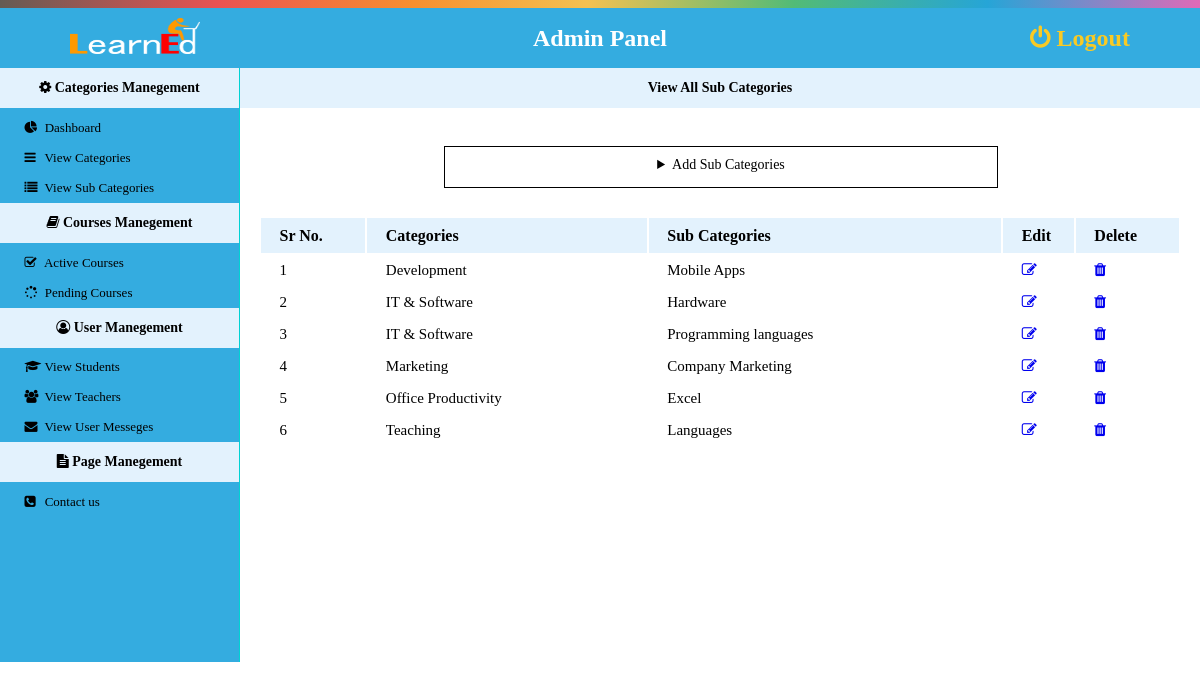
Page /admin/index.php?sub_cat (signed in) on the committed database.
### tables this page shows
CREATE TABLE `sub_cat` (
  `sub_cat_id` int(11) NOT NULL,
  `sub_cat_name` text NOT NULL,
  `cat_id` int(11) NOT NULL
);

CREATE TABLE `cat` (
  `cat_id` int(10) NOT NULL,
  `cat_name` text NOT NULL
);

### admin/inc/function.php (the view, shortened to what this page needs)
<?php
	function view_sub_cat(){
		include("inc/db.php");
		$get_cat=$con->prepare("select sc.*,c.cat_name from sub_cat AS sc,cat AS c where c.cat_id=sc.cat_id order by c.cat_name ASC,sc.sub_cat_name ASC");
		$get_cat->execute();
		$i=1;
		while ($row=$get_cat->fetch(PDO::FETCH_ASSOC)):
		echo"<tr>
				<td>".$i++."</td>
				<td>".$row['cat_name']."</td>
				<td>".$row['sub_cat_name']."</td>
				<td><a href='index.php?sub_cat&edit_sub_cat=".$row['sub_cat_id']."'><i class='fa fa-pencil-square-o' aria-hidden='true'></i></a></td>
				<td><a href='index.php?sub_cat&del_sub_cat=".$row['sub_cat_id']."'><i class='fa fa-trash' aria-hidden='true'></i></a></td>
			 </tr>";
		endwhile;
	}
?>

### admin/css/style.css (style rules this page uses)
* { margin: 0px; padding: 0px; font-family: "Lucida Grande", "Lucida Sans Unicode", "Lucida Sans"; }
#add table tr td { height: 30px; padding-left: 2%; box-sizing: border-box; font-size: 15px; }
body { font-family: 'Roboto', sans-serif; background-size: cover; }

### rows in the picture
sub_cat: cat.cat_name "Development", sub_cat_name "Mobile Apps"
sub_cat: cat.cat_name "IT & Software", sub_cat_name "Hardware"
sub_cat: cat.cat_name "IT & Software", sub_cat_name "Programming languages"
sub_cat: cat.cat_name "Marketing", sub_cat_name "Company Marketing"
sub_cat: cat.cat_name "Office Productivity", sub_cat_name "Excel"
sub_cat: cat.cat_name "Teaching", sub_cat_name "Languages"
